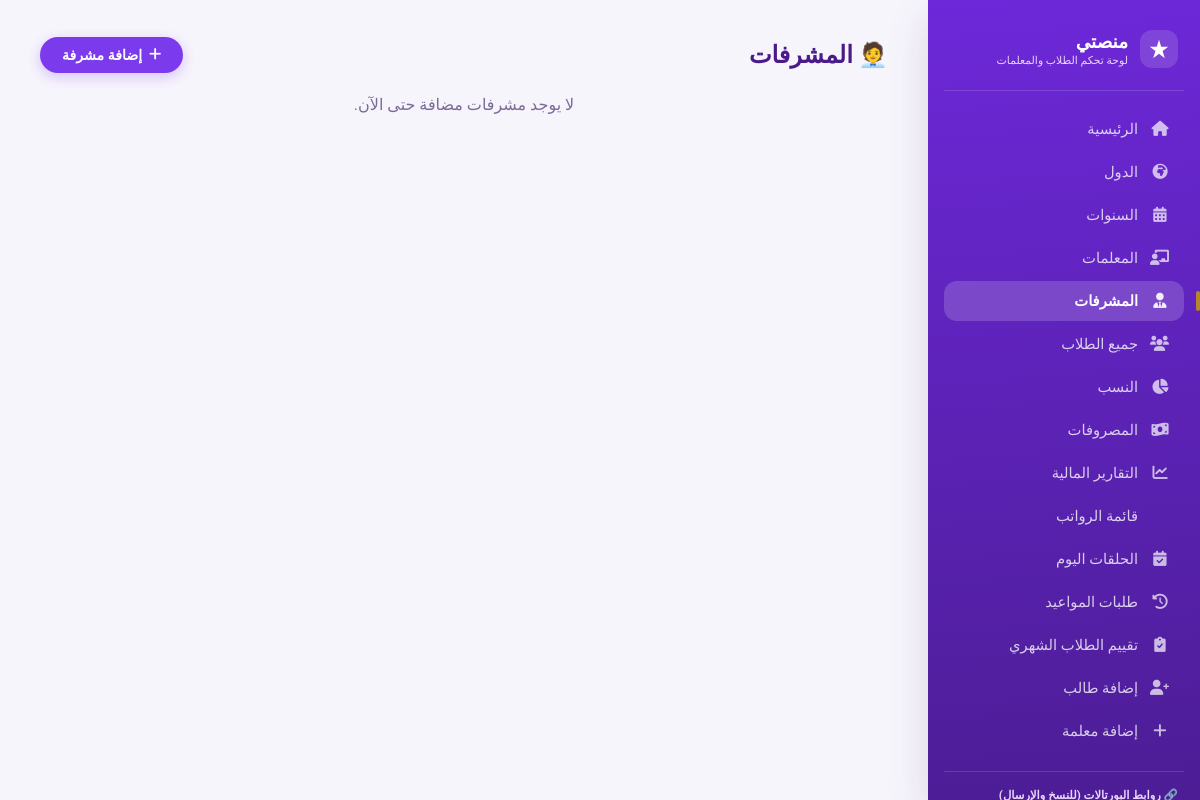
Before: /supervisors/ (signed in) with the older database file.
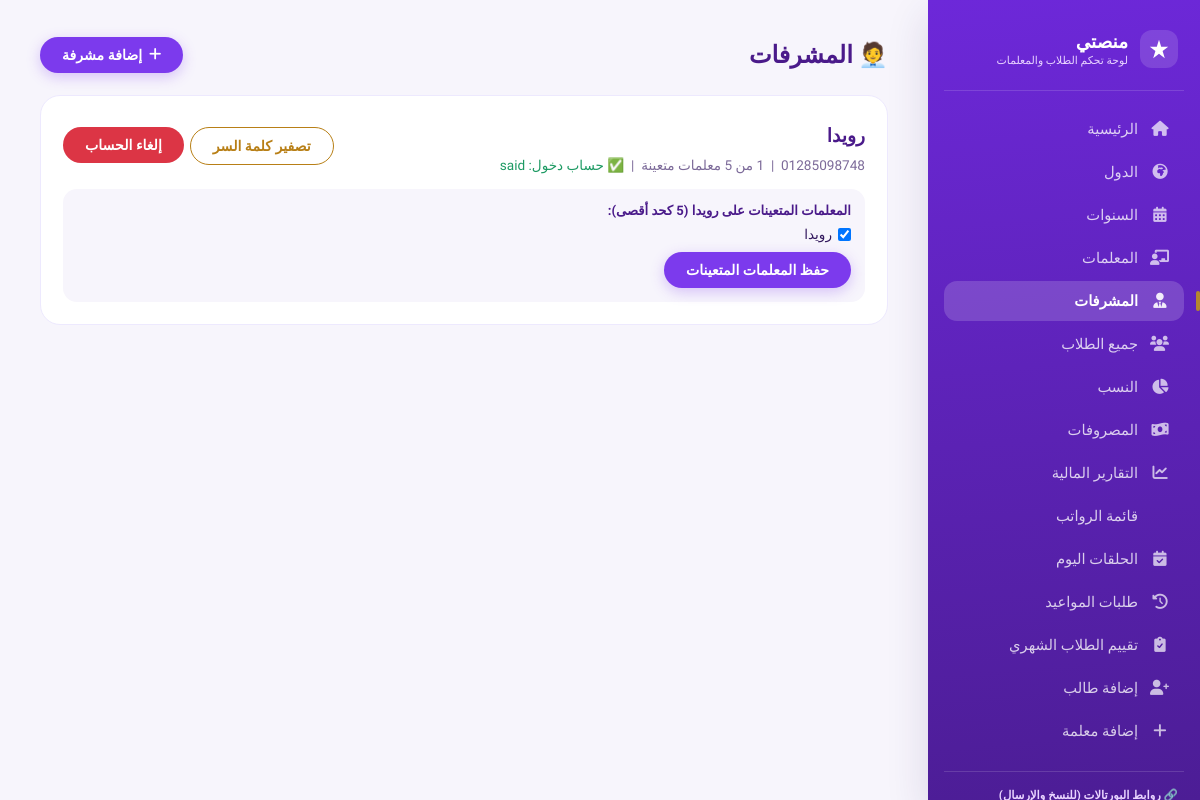
After: the same page with the newer database file.
### core/models.py (models this page shows, shortened)
class Supervisor(models.Model):
    name = models.CharField(max_length=255, verbose_name="اسم المشرفة")
    phone = models.CharField(max_length=20, blank=True, null=True, verbose_name="رقم الهاتف")
    user = models.OneToOneField(
        settings.AUTH_USER_MODEL, null=True, blank=True,
        on_delete=models.SET_NULL, related_name='supervisor_profile',
        verbose_name="حساب الدخول"
    )
    is_active = models.BooleanField(default=True, verbose_name="نشطة")
    created_at = models.DateTimeField(auto_now_add=True, verbose_name="تاريخ الإضافة")
    class Meta:
        verbose_name = "مشرفة"
        verbose_name_plural = "المشرفات"
        ordering = ['name']
    def teachers_count(self):
        return self.teachers.count()

class Teacher(models.Model):
    name = models.CharField(max_length=255, verbose_name="اسم المعلمة")
    age = models.PositiveIntegerField(null=True, blank=True, verbose_name="السن")
    phone = models.CharField(max_length=20, blank=True, null=True, verbose_name="رقم الهاتف")
    whatsapp = models.CharField(max_length=20, blank=True, null=True, verbose_name="واتساب")
    governorate = models.CharField(max_length=100, blank=True, null=True, verbose_name="المحافظة")
    hire_date = models.DateField(null=True, blank=True, verbose_name="تاريخ بداية العمل")
    user = models.OneToOneField(
        settings.AUTH_USER_MODEL, null=True, blank=True,
        on_delete=models.SET_NULL, related_name='teacher_profile',
        verbose_name="حساب الدخول"
    )
    commission_percent = models.DecimalField(
        max_digits=5, decimal_places=2, default=60,
        verbose_name="نسبة المعلمة من الاشتراكات (%)"
    )
    fixed_salary = models.DecimalField(
        max_digits=10, decimal_places=2, null=True, blank=True,
        verbose_name="راتب مثبت (بدل النسبة)"
    )
    lesson_rate = models.DecimalField(
        max_digits=8, decimal_places=2, default=DEFAULT_LESSON_RATE,
        verbose_name="سعر الحصة"
    )
    supervisor = models.ForeignKey(
        'Supervisor', null=True, blank=True, on_delete=models.SET_NULL,
        related_name='teachers', verbose_name="المشرفة المسؤولة"
    )
    class Meta:
        verbose_name = "معلمة"
        verbose_name_plural = "المعلمات"
        ordering = ['name']

### accounts/models.py (models this page shows, shortened)
class User(AbstractUser):
    USER_TYPES = (
        ('student', 'طالب'),
        ('supervisor', 'مشرف'),
        ('admin', 'مدير'),
    )
    user_type = models.CharField(
        max_length=15,
        choices=USER_TYPES,
        default='student',
        verbose_name="نوع المستخدم"
    )
    phone = models.CharField(
        max_length=20,
        blank=True,
        null=True,
        verbose_name="رقم الهاتف"
    )
    country = models.CharField(
        max_length=50,
        blank=True,
        null=True,
        verbose_name="الدولة"
    )
    class Meta:
        verbose_name = "مستخدم"
        verbose_name_plural = "المستخدمون"

### core/views.py (the view, shortened to what this page needs)
# urls.py: path('supervisors/', views.supervisors_list, name='supervisors_list'),
@staff_member_required
def supervisors_list(request):
    supervisors = Supervisor.objects.all()
    unassigned_teachers = Teacher.objects.filter(supervisor__isnull=True)
    context = {
        'supervisors': supervisors,
        'unassigned_teachers': unassigned_teachers,
        'all_teachers': Teacher.objects.all(),
    }
    return render(request, 'core/supervisors_list.html', context)

### templates/core/supervisors_list.html (shortened to what this page needs)
{% extends 'core/base.html' %}
{% block content %}
<div style="display:flex; justify-content:space-between; align-items:center; flex-wrap:wrap; gap:10px; margin-bottom:18px;">
    <h2 style="color:#4a1a8a; margin:0;">🧑‍💼 المشرفات</h2>
    <a href="{% url 'add_supervisor' %}" class="btn btn-primary"><i class="fas fa-plus"></i> إضافة مشرفة</a>
</div>
{% for s in supervisors %}
<div class="card" style="background:#fff; border:1px solid #ede9fe; border-radius:20px; padding:22px; margin-bottom:16px;">
    <div style="display:flex; justify-content:space-between; align-items:center; flex-wrap:wrap; gap:10px;">
        <div>
            <h3 style="margin:0; color:#4a1a8a;">{{ s.name }}</h3>
            <div style="font-size:0.85rem; color:#7c6a99; margin-top:4px;">
                {{ s.phone|default:"بدون هاتف" }} &nbsp;|&nbsp; {{ s.teachers_count }} من 5 معلمات متعينة
                {% if s.user_id %} &nbsp;|&nbsp; <span style="color:#1D9A63;">✅ حساب دخول: {{ s.user.username|default:s.user.email }}</span>
                {% else %} &nbsp;|&nbsp; <span style="color:#B87F16;">لا يوجد حساب دخول</span>{% endif %}
            </div>
        </div>
        <div style="display:flex; gap:6px; flex-wrap:wrap;">
            {% if s.user_id %}
            <form method="POST" action="{% url 'reset_supervisor_login_password' s.id %}" style="display:inline;">{% csrf_token %}<button class="btn btn-outline" style="color:#B87F16; border-color:#B87F16;">تصفير كلمة السر</button></form>
            <form method="POST" action="{% url 'revoke_supervisor_login' s.id %}" style="display:inline;" onsubmit="return confirm('تأكيد إلغاء حساب الدخول؟');">{% csrf_token %}<button class="btn btn-danger">إلغاء الحساب</button></form>
            {% else %}
            <a href="{% url 'create_supervisor_login' s.id %}" class="btn btn-success">إنشاء حساب دخول</a>
            {% endif %}
        </div>
    </div>
    <form method="POST" style="margin-top:16px; background:#F7F5FC; border-radius:14px; padding:14px;">
        <div style="font-size:0.82rem; font-weight:700; color:#4a1a8a; margin-bottom:8px;">المعلمات المتعينات على {{ s.name }} (5 كحد أقصى):</div>
        <div style="display:grid; grid-template-columns:repeat(auto-fill,minmax(180px,1fr)); gap:6px;">
            {% for t in all_teachers %}
            <label style="display:flex; align-items:center; gap:6px; font-size:0.85rem;">
                <input type="checkbox" name="teacher_ids" value="{{ t.id }}" {% if t.supervisor_id == s.id %}checked{% endif %}>
                {{ t.name }} {% if t.supervisor_id and t.supervisor_id != s.id %}<span style="color:#B87F16; font-size:0.72rem;">(عند {{ t.supervisor.name }})</span>{% endif %}
            </label>
            {% endfor %}
        </div>
        <button type="submit" class="btn btn-primary" style="margin-top:10px;">حفظ المعلمات المتعينات</button>
    </form>
</div>
{% empty %}
<p style="text-align:center; color:#7c6a99;">لا يوجد مشرفات مضافة حتى الآن.</p>
{% endfor %}
{% endblock %}

Changed rows visible on the page:
added Supervisor: name "رويدا", user.username "said", shows "تصفير كلمة السر"
now on this page (row edited): Teacher: supervisor_id "☑", name "رويدا"
Other visible differences:
text no longer shown: "لا يوجد مشرفات مضافة حتى الآن."
